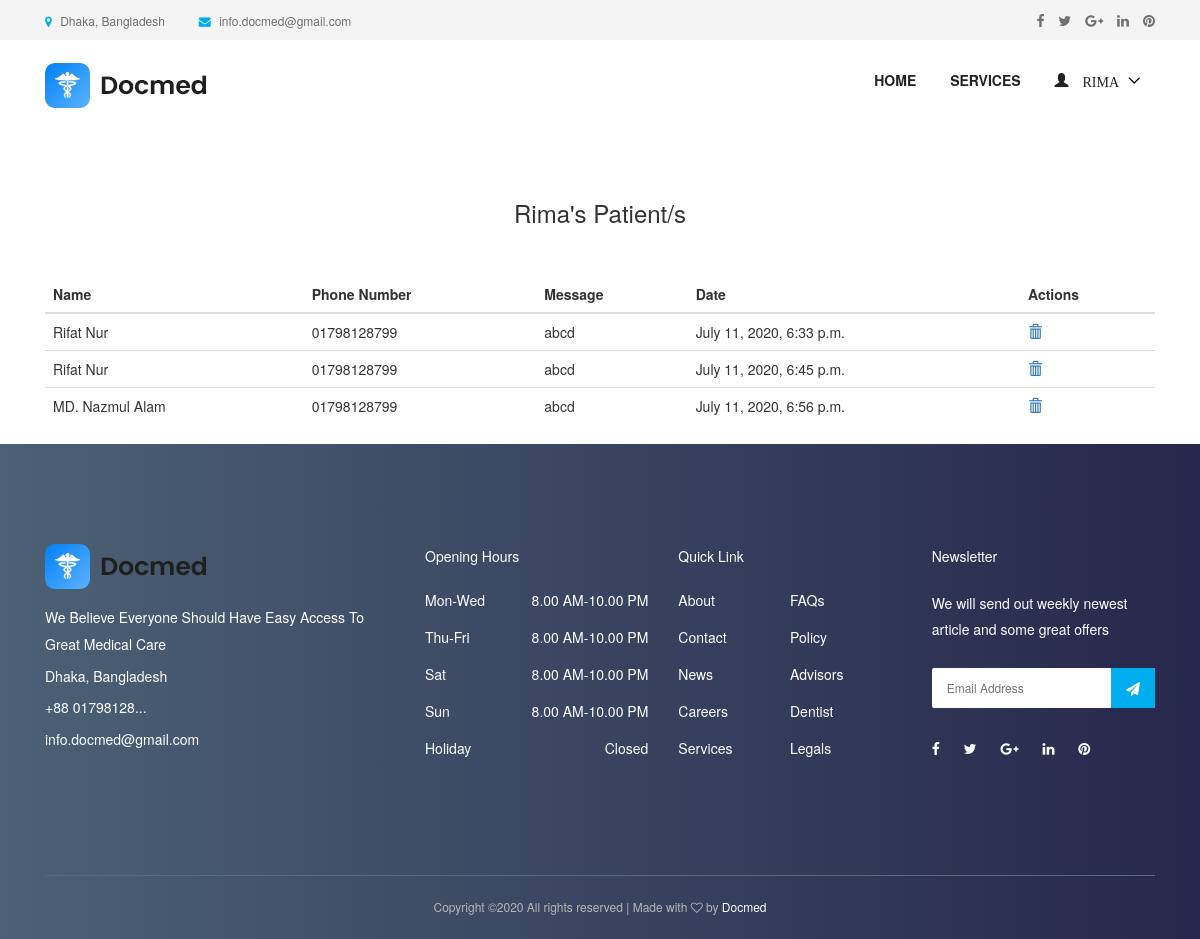
/patient/ (signed in), run on the app's committed database.
### accounts/models.py (models this page shows, shortened)
class User(AbstractUser):
    username = None
    role = models.CharField(max_length=12, error_messages={
        'required': "Role must be provided"
    })
    gender = models.CharField(max_length=10, blank=True, null=True, default="")
    email = models.EmailField(unique=True, blank=False,
                              error_messages={
                                  'unique': "A user with that email already exists.",
                              })
    phone_number = models.CharField(unique=True, blank=True, null=True, max_length=20,
                                    error_messages={
                                        'unique': "A user with that phone number already exists."
                                    })
    USERNAME_FIELD = "email"
    REQUIRED_FIELDS = []
    objects = UserManager()

### appointment/models.py (models this page shows, shortened)
class TakeAppointment(models.Model):
    user = models.ForeignKey(User, on_delete=models.CASCADE)
    appointment = models.ForeignKey(Appointment, on_delete=models.CASCADE)
    full_name = models.CharField(max_length=100)
    message = models.TextField()
    phone_number = models.CharField(max_length=120)
    date = models.DateTimeField(default=timezone.now)

### appointment/views.py (the view)
# urls.py: path('patient/', PatientListView.as_view(), name='patient-list'),
class PatientListView(ListView):
    model = TakeAppointment
    context_object_name = 'patients'
    template_name = "appointment/patient_list.html"
    def get_queryset(self):
        return self.model.objects.filter(appointment__user_id=self.request.user.id)

### templates/appointment/patient_list.html (shortened to what this page needs)
{% extends 'base.html' %}
{% load static %}
{% block content %}
    <section class="dentist-area section-padding-50-0">
        <div class="container" style="align-items: center; justify-content: center;display: flex;">
            <div class="col-12 col-sm-6 col-md-4">
                <h3 style="align-items: center;justify-content: center;display: flex"> {{ request.user.first_name }}'s
                    Patient/s</h3>
            </div>
        </div>
    </section>
    <section class="dentist-area section-padding-30-0">
        <div class="container">
            <table class="table">
                <thead>
                <tr>
                    <th scope="col">Name</th>
                    <th scope="col">Phone Number</th>
                    <th scope="col">Message</th>
                    <th scope="col">Date</th>
                    <th scope="col">Actions</th>
                </tr>
                </thead>
                <tbody>
                {% for patient in patients %}
                    <tr>
                        <td>{{ patient.full_name }}</td>
                        <td> {{ patient.phone_number }}</td>
                        <td> {{ patient.message }}</td>
                        <td> {{ patient.date }}</td>
                        <td>
                            <a href="{% url 'appointment:delete-patient' patient.id %}">
                                <span class="glyphicon glyphicon-trash"></span>
                            </a>
                        </td>
                    </tr>
                {% endfor %}
                </tbody>
            </table>
        </div>
    </section>
{% endblock %}

### templates/nav.html (shortened to what this page needs)
{% load static %}
<header class="header-area">
    <div class="top-header-area">
        <div class="container h-100">
            <div class="row h-100 align-items-center">
                <div class="col-6 col-md-9 col-lg-8">
                    <div class="top-header-content">
                        <a href="#" data-toggle="tooltip" data-placement="bottom" title="Dhaka, Bangladesh"><i
                                class="fa fa-map-marker"></i> <span>Dhaka, Bangladesh</span></a>
                        <a href="#" data-toggle="tooltip" data-placement="bottom" title="info.docmed@gmail.com"><i
                                class="fa fa-envelope"></i> <span>info.docmed@gmail.com</span></a>
                    </div>
                </div>
                <div class="col-6 col-md-3 col-lg-4">
                    <div class="top-header-social-info text-right">
                        <a href="#" data-toggle="tooltip" data-placement="bottom" title="Facebook"><i
                                class="fa fa-facebook"></i></a>
                        <a href="#" data-toggle="tooltip" data-placement="bottom" title="Twitter"><i
                                class="fa fa-twitter"></i></a>
                        <a href="#" data-toggle="tooltip" data-placement="bottom" title="Google Plus"><i
                                class="fa fa-google-plus"></i></a>
                        <a href="#" data-toggle="tooltip" data-placement="bottom" title="Linkedin"><i
                                class="fa fa-linkedin"></i></a>
                        <a href="#" data-toggle="tooltip" data-placement="bottom" title="Pinterest"><i
                                class="fa fa-pinterest"></i></a>
                    </div>
                </div>
            </div>
        </div>
    </div>
    <div class="main-header-area">
        <div class="classy-nav-container breakpoint-off">
            <div class="container">
                <nav class="classy-navbar justify-content-between" id="dentoNav">
                    <a class="nav-brand" href="{% url 'appointment:home' %}"><img src="{% static 'img/logo1.png' %}" alt="">
                    </a>
                    <div class="classy-menu">
                        <div class="classynav">
                            <ul id="nav">
                                <li><a href="{% url 'appointment:home' %}">Home</a></li>
                                <li><a href="{% url 'appointment:service' %}">Services</a></li>
                                {% if request.user.is_authenticated and request.user.role == 'doctor' %}
                                    <li>
                                        <a href="">
                                            <span class="glyphicon glyphicon-user">
                                                    {{ request.user.first_name }}
                                            </span>
                                        </a>
                                    </li>
                                {% endif %}
                            </ul>
                        </div>
                    </div>
                </nav>
            </div>
        </div>
    </div>
</header>

### static/style.css (style rules this page uses)
* { margin: 0; padding: 0; }
body { font-family: "Montserrat", sans-serif; font-weight: 400; font-size: 14px; }
h1, h2, h3, h4, h5, h6 { font-family: "Montserrat", sans-serif; color: #333333; line-height: 1.4; font-weight: 600; }
a, a:active, a:focus, a:hover { color: #333333; text-decoration: none; -webkit-transition-duration: 500ms; -o-transition-duration: 500ms; transition-duration: 500ms; outline: none; }
li { list-style: none; }
img { max-width: 100%; height: auto; }
ul { margin: 0; padding: 0; }
ul li { margin: 0; padding: 0; }
.section-padding-50-0 { padding-top: 50px; padding-bottom: 0; }
.header-area { position: relative; z-index: 599; width: 100%; -webkit-transition-duration: 500ms; -o-transition-duration: 500ms; transition-duration: 500ms; }
.top-header-area { position: relative; z-index: 1; height: 40px; background-color: #f4f4f4; }
.top-header-area .top-header-content a { display: inline-block; font-size: 12px; color: #707070; }
.top-header-area .top-header-content a i { color: #00aeef; margin-right: 5px; }
.top-header-area .top-header-content a:last-child { margin-left: 30px; }
.top-header-area .top-header-social-info a { color: #707070; display: inline-block; font-size: 14px; margin-left: 10px; }
.classy-nav-container { background-color: transparent; }
.classy-nav-container .classy-navbar { height: 90px; padding: 0; }
.classy-nav-container .classy-navbar .classynav ul li a { padding: 0 15px; font-weight: 600; font-size: 14px; text-transform: uppercase; }

### static/css/default-assets/classy-nav.css (style rules this page uses)
body { font-family: "Roboto", sans-serif; }
ul { margin: 0; }
ul li { list-style: none; }
img { height: auto; max-width: 100%; }
.classy-nav-container { position: relative; z-index: 100; background-color: #ffffff; }
.classy-nav-container * { box-sizing: border-box; }
.classy-nav-container a { -webkit-transition-duration: 500ms; transition-duration: 500ms; text-decoration: none; outline: none; font-size: 14px; font-weight: 400; color: #232323; display: inline-block; }
.justify-content-between { -webkit-box-pack: justify; -ms-flex-pack: justify; justify-content: space-between; }
.classy-navbar { width: 100%; height: 70px; padding: 0.5em 2em; display: -webkit-box; display: -ms-flexbox; display: flex; -webkit-box-align: center; -ms-flex-align: center; -ms-grid-row-align: center; align-items: center; }
.classy-navbar .nav-brand { font-size: 26px; font-weight: 500; color: #565656; display: inline-block; margin-right: 30px; }
.classynav ul li { display: inline-block; clear: both; position: inherit; z-index: 10; }
.classynav ul li.cn-dropdown-item { position: relative; z-index: 10; }
.classynav ul li a { padding: 0 12px; display: block; height: 35px; font-size: 14px; line-height: 34px; }
.classynav ul li.megamenu-item>a:after, .classynav ul li.has-down>a:after { font-family: 'classyfonts'; content: "\e900"; font-size: 12px; color: #000000; padding-left: 5px; -webkit-transition-duration: 500ms; transition-duration: 500ms; }
.breakpoint-off .classynav { display: -webkit-box; display: -ms-flexbox; display: flex; -webkit-box-align: center; -ms-flex-align: center; -ms-grid-row-align: center; align-items: center; }

### data on the page
User: user.first_name "RIMA", user.first_name "Rima"
TakeAppointment: full_name "Rifat Nur", phone_number "01798128799", message "abcd", date "July 11, 2020, 6:33 p.m."
TakeAppointment: full_name "Rifat Nur", phone_number "01798128799", message "abcd", date "July 11, 2020, 6:45 p.m."
TakeAppointment: full_name "MD. Nazmul Alam", phone_number "01798128799", message "abcd", date "July 11, 2020, 6:56 p.m."
